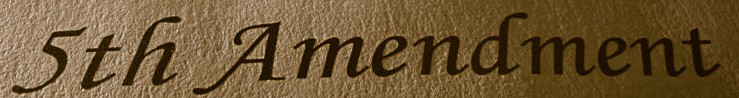
#> input picture cropped_images/fith_am.jpeg, 739 x 98 px, found by its file name
$ python extract_caracters.py
#> lines starting #> are read from the running program, lines starting #| are printed output that depends on the picture; after the words box and inside, x2 and y2 are one past the last pixel; in counts of white or black regions, pixels touching at a corner belong together
import cv2
import numpy as np
import os
import operator

# --- Paramètres ---
# image_path = '../example_images/fith_am.jpeg' # Adaptez ce chemin
image_path = '../example_images/fith_am.jpeg' # Remplacez par le chemin de votre image "HAPPINESS"
output_base_dir = f"output_{image_path.split('/')[-1].split('.')[0]}"
padding = 5
min_output_width = 25  # Ajustez selon la taille des lettres dans l'image
min_output_height = 25 # Ajustez selon la taille des lettres dans l'image
large_area_factor = 2
max_recursion_depth = 5
morph_kernel_size = 2
overlap_threshold_ioa = 0.80
# --- NOUVEAU PARAMETRE POUR LE TRI PAR LIGNES ---
# Tolérance en Y pour considérer que des boîtes sont sur la même ligne.
# Peut être un % de la hauteur moyenne des boîtes, ou une valeur fixe.
# Essayons une valeur fixe pour commencer, à ajuster.
y_line_tolerance_pixels = 30 # Pixels de différence en Y pour rester sur la même ligne
# -------------------------------------------------


# --- Créer les dossiers de sortie ---
output_dir_original = os.path.join(output_base_dir, 'original')
output_dir_binary = os.path.join(output_base_dir, 'binary_largest_closed')
if not os.path.exists(output_dir_original): os.makedirs(output_dir_original)
if not os.path.exists(output_dir_binary): os.makedirs(output_dir_binary)

# Liste globale
final_bounding_boxes = []

# --- Fonction de Segmentation (inchangée) ---
def segment_image_recursive(img_segment, offset_x=0, offset_y=0, current_depth=0):
    # ... (coller ici le code de la fonction segment_image_recursive de la réponse précédente) ...
    global final_bounding_boxes; h_seg, w_seg = img_segment.shape[:2]
    if current_depth > max_recursion_depth:
        if w_seg >= min_output_width and h_seg >= min_output_height:
             gray_seg = cv2.cvtColor(img_segment, cv2.COLOR_BGR2GRAY) if len(img_segment.shape) == 3 else img_segment
             try: _, binary_thresh_seg = cv2.threshold(gray_seg, 0, 255, cv2.THRESH_BINARY_INV + cv2.THRESH_OTSU)
             except cv2.error: _, binary_thresh_seg = cv2.threshold(gray_seg, 127, 255, cv2.THRESH_BINARY_INV)
             if morph_kernel_size > 0: kernel = np.ones((morph_kernel_size, morph_kernel_size), np.uint8); binary_final_seg = cv2.morphologyEx(binary_thresh_seg, cv2.MORPH_OPEN, kernel)
             else: binary_final_seg = binary_thresh_seg
             if cv2.countNonZero(binary_final_seg) > 0: final_bounding_boxes.append({'x': offset_x, 'y': offset_y, 'w': w_seg, 'h': h_seg, 'area': float(w_seg * h_seg), 'binary_crop': binary_final_seg})
        return
    if len(img_segment.shape) == 3: gray_segment = cv2.cvtColor(img_segment, cv2.COLOR_BGR2GRAY)
    else: gray_segment = img_segment
    try: thresh_val, binary_segment_raw = cv2.threshold(gray_segment, 0, 255, cv2.THRESH_BINARY_INV + cv2.THRESH_OTSU)
    except cv2.error as e: thresh_val, binary_segment_raw = cv2.threshold(gray_segment, 127, 255, cv2.THRESH_BINARY_INV)
    if morph_kernel_size > 0: kernel = np.ones((morph_kernel_size, morph_kernel_size), np.uint8); binary_segment_cleaned = cv2.morphologyEx(binary_segment_raw, cv2.MORPH_OPEN, kernel)
    else: binary_segment_cleaned = binary_segment_raw
    contours, _ = cv2.findContours(binary_segment_cleaned, cv2.RETR_EXTERNAL, cv2.CHAIN_APPROX_SIMPLE)
    if not contours:
        if cv2.countNonZero(binary_segment_cleaned) > 0 and w_seg >= min_output_width and h_seg >= min_output_height and current_depth > 0: final_bounding_boxes.append({'x': offset_x, 'y': offset_y, 'w': w_seg, 'h': h_seg, 'area': float(w_seg * h_seg),'binary_crop': binary_segment_cleaned})
        return
    segment_boxes = []; total_area = 0; valid_box_count = 0; min_contour_area_recursive = 5
    for contour in contours:
        x, y, w, h = cv2.boundingRect(contour); area = cv2.contourArea(contour)
        if area >= min_contour_area_recursive and w > 1 and h > 1: segment_boxes.append({'x': x, 'y': y, 'w': w, 'h': h, 'area': area}); total_area += area; valid_box_count += 1
    if valid_box_count == 0:
        if cv2.countNonZero(binary_segment_cleaned) > 0 and w_seg >= min_output_width and h_seg >= min_output_height and current_depth > 0: final_bounding_boxes.append({'x': offset_x, 'y': offset_y, 'w': w_seg, 'h': h_seg, 'area': float(w_seg * h_seg), 'binary_crop': binary_segment_cleaned})
        return
    average_area = total_area / valid_box_count if valid_box_count > 0 else 0
    for box in segment_boxes:
        x, y, w, h, area = box['x'], box['y'], box['w'], box['h'], box['area']; x_abs = x + offset_x; y_abs = y + offset_y
        if area > large_area_factor * average_area and current_depth < max_recursion_depth and valid_box_count > 1 and average_area > 0:
            sub_segment = img_segment[y:y+h, x:x+w]
            if sub_segment.size > 0: segment_image_recursive(sub_segment, x_abs, y_abs, current_depth + 1)
        else:
            local_binary_crop_cleaned = binary_segment_cleaned[y:y+h, x:x+w]
            if local_binary_crop_cleaned.size > 0 and cv2.countNonZero(local_binary_crop_cleaned) > 0: final_bounding_boxes.append({'x': x_abs, 'y': y_abs, 'w': w, 'h': h, 'area': area, 'binary_crop': local_binary_crop_cleaned})

# --- Fonction prune_overlapping_boxes (inchangée) ---
def prune_overlapping_boxes(boxes, threshold_ioa):
    # ... (coller ici le code de la fonction prune_overlapping_boxes de la réponse précédente) ...
    if not boxes: return []
    for i in range(len(boxes)):
        if 'area' not in boxes[i] or boxes[i]['area'] is None or boxes[i]['area'] <= 0: boxes[i]['area'] = float(boxes[i]['w'] * boxes[i]['h']);
        if boxes[i]['area'] == 0: boxes[i]['area'] = 1.0
    num_boxes = len(boxes); discarded = [False] * num_boxes
    for i in range(num_boxes):
        if discarded[i]: continue
        for j in range(i + 1, num_boxes):
            if discarded[j]: continue
            box_i = boxes[i]; box_j = boxes[j]; x_left = max(box_i['x'], box_j['x']); y_top = max(box_i['y'], box_j['y'])
            x_right = min(box_i['x'] + box_i['w'], box_j['x'] + box_j['w']); y_bottom = min(box_i['y'] + box_i['h'], box_j['y'] + box_j['h'])
            intersection_w = x_right - x_left; intersection_h = y_bottom - y_top
            if intersection_w > 0 and intersection_h > 0:
                intersection_area = float(intersection_w * intersection_h)
                if box_i['area'] >= box_j['area']: larger_box_idx, smaller_box_idx, smaller_box_area = i, j, box_j['area']
                else: larger_box_idx, smaller_box_idx, smaller_box_area = j, i, box_i['area']
                if smaller_box_area > 0:
                    ioa = intersection_area / smaller_box_area
                    if ioa > threshold_ioa: discarded[smaller_box_idx] = True;
    pruned_boxes = [boxes[i] for i in range(num_boxes) if not discarded[i]]
    # print(f"Pruning complete. Kept {len(pruned_boxes)} out of {num_boxes} boxes.") # Moins verbeux
    return pruned_boxes

# --- <<< NOUVELLE FONCTION : Tri par Lignes puis par X >>> ---
def sort_boxes_by_lines(boxes, y_tolerance):
    """
    Trie les boîtes englobantes par lignes (de haut en bas)
    puis par position X (de gauche à droite) à l'intérieur de chaque ligne.
    """
    if not boxes:
        return []

    # Trier initialement toutes les boîtes par leur coordonnée y (centre y)
    # Utiliser y + h/2 pour le centre peut être plus robuste que juste y (bord supérieur)
    boxes.sort(key=lambda b: (b['y'] + b['h'] / 2))

    lines = []
    current_line = []
    if not boxes: return [] # Sécurité

    # Référence Y pour la ligne actuelle (basée sur le premier élément de la ligne)
    # On peut utiliser le y du centre ou le y du haut. Prenons le centre.
    current_line_ref_y = boxes[0]['y'] + boxes[0]['h'] / 2
    current_line.append(boxes[0])

    for i in range(1, len(boxes)):
        box_center_y = boxes[i]['y'] + boxes[i]['h'] / 2
        # Si la boîte est sur la même ligne (dans la tolérance)
        if abs(box_center_y - current_line_ref_y) <= y_tolerance:
            current_line.append(boxes[i])
        else: # Nouvelle ligne
            # Trier la ligne actuelle par x avant de l'ajouter
            current_line.sort(key=lambda b: b['x'])
            lines.extend(current_line)
            # Commencer une nouvelle ligne
            current_line = [boxes[i]]
            current_line_ref_y = box_center_y # Mettre à jour la référence y

    # Ajouter la dernière ligne traitée
    if current_line:
        current_line.sort(key=lambda b: b['x'])
        lines.extend(current_line)

    print(f"Sorted {len(lines)} boxes into reading order.")
    return lines
# --- <<< FIN NOUVELLE FONCTION >>> ---


# --- Code Principal ---
original_image = cv2.imread(image_path)
#> original_image is the input picture: shape (98, 739, 3); mean B, G, R 52, 86.5, 110.5
if original_image is None: exit(f"Erreur: Impossible de charger {image_path}")
img_height, img_width = original_image.shape[:2]
#> img_height = 98; img_width = 739

print("--- Starting Segmentation ---")
final_bounding_boxes = []
segment_image_recursive(original_image, offset_x=0, offset_y=0, current_depth=0)
#> in segment_image_recursive, `if len(img_segment.shape) == 3: gray_segment = cv2.cvtColor(img_segmen..`:
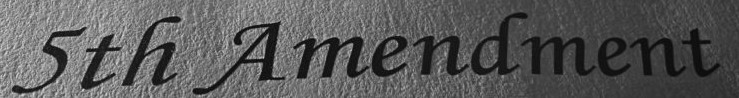
#> gray_segment: shape (98, 739); min 5, max 217, mean 89.8
#> in segment_image_recursive, `try: thresh_val, binary_segment_raw = cv2.threshold(gray_segment, 0, 2..`:
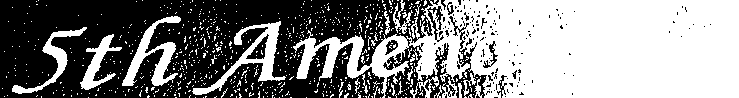
#> binary_segment_raw: shape (98, 739); 52.7% white; 155 black regions (143 under 20 px), largest, box (x1, y1, x2, y2) and area: (0, 0, 487, 98) 32914, (246, 34, 269, 59) 221, (427, 6, 444, 42) 199
#> in segment_image_recursive, `try: thresh_val, binary_segment_raw = cv2.threshold(gray_segment, 0, 2..`: thresh_val = 91
#> in segment_image_recursive, `binary_segment_cleaned = cv2.morphologyEx(binary_segment_raw, cv2.MORP`:
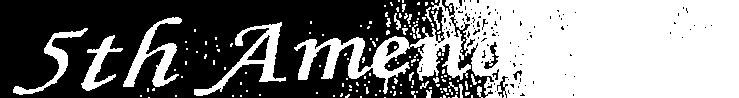
#> binary_segment_cleaned: shape (98, 739); 49.5% white; 150 white regions (127 under 20 px)
#> in segment_image_recursive, `contours, _ = cv2.findContours(binary_segment_cleaned, cv2.RETR_EXTERN..`: contours = 149 contours, 138 with area under 20; largest, box (x1, y1, x2, y2) and area: (294, 0, 739, 98) 29750, (194, 22, 286, 96) 1532, (123, 17, 182, 87) 1140, (13, 28, 88, 95) 697, (81, 35, 123, 91) 648
#> the loop in segment_image_recursive, `for contour in contours:` made 149 passes
#> (x, y, w, h, area, total_area) on passes 28, 40, 45, 105, 115, 123, 130, 134, 137, 139, 146: (426, 90, 6, 8, 24, 53), (477, 86, 6, 12, 27.5, 95.5), (459, 84, 4, 14, 23, 118.5), (81, 35, 42, 56, 647.5, 907.5), (13, 28, 75, 67, 697, 1650), (194, 22, 92, 74, 1532.5, 3192.5), (123, 17, 59, 70, 1140.5, 4355.5), (394, 13, 7, 17, 31.5, 4414.5), (433, 11, 7, 19, 32, 4453), (425, 7, 7, 15, 23, 4476), (294, 0, 445, 98, 29749.5, 34250)
#> after the loop in segment_image_recursive, `for contour in contours:`: segment_boxes = 45 items; total_area = 34250; valid_box_count = 45
#> in segment_image_recursive, `average_area = total_area / valid_box_count if valid_box_count > 0 els..`: average_area = 761.1
#> the loop in segment_image_recursive, `for box in segment_boxes:` made 45 passes
#> box on passes 21 to 32: {'x': 204, 'y': 54, 'w': 3, 'h': 5, 'area': 5}, {'x': 438, 'y': 52, 'w': 3, 'h': 4, 'area': 5.5}, {'x': 372, 'y': 41, 'w': 4, 'h': 6, 'area': 7}, {'x': 81, 'y': 35, 'w': 42, 'h': 56, 'area': 647.5}, {'x': 413, 'y': 34, 'w': 3, 'h': 5, 'area': 6}, {'x': 386, 'y': 30, 'w': 4, 'h': 5, 'area': 9.5}, {'x': 416, 'y': 28, 'w': 5, 'h': 10, 'area': 15.5}, {'x': 402, 'y': 28, 'w': 6, 'h': 7, 'area': 14.5}, {'x': 13, 'y': 28, 'w': 75, 'h': 67, 'area': 697}, {'x': 412, 'y': 24, 'w': 6, 'h': 9, 'area': 10}, {'x': 194, 'y': 22, 'w': 92, 'h': 74, 'area': 1532.5}, {'x': 386, 'y': 18, 'w': 5, 'h': 9, 'area': 16.5}
#> (x, y, w, h, area, x_abs, y_abs) on passes 5, 8, 9: (426, 90, 6, 8, 24, 426, 90), (477, 86, 6, 12, 27.5, 477, 86), (459, 84, 4, 14, 23, 459, 84)
#> after the loop in segment_image_recursive, `for box in segment_boxes:`:
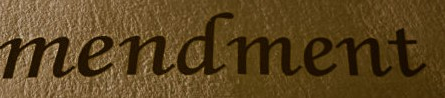
#> sub_segment: shape (98, 445, 3); mean B, G, R 32.9, 70, 93.4
print(f"--- Segmentation complete. Found {len(final_bounding_boxes)} raw boxes ---")
#| --- Segmentation complete. Found 80 raw boxes ---

print(f"\n--- Pruning overlapping boxes (IoA Threshold: {overlap_threshold_ioa}) ---")
pruned_final_boxes = prune_overlapping_boxes(final_bounding_boxes, overlap_threshold_ioa)
#> the loop in prune_overlapping_boxes, `for i in range(len(boxes)):` made 80 passes

# --- <<< APPEL DU NOUVEAU TRI >>> ---
print(f"\n--- Sorting boxes into lines (Y Tolerance: {y_line_tolerance_pixels}px) ---")
# Utiliser une copie pour que la liste originale ne soit pas modifiée si besoin ailleurs
boxes_for_line_sorting = list(pruned_final_boxes)
truly_sorted_boxes = sort_boxes_by_lines(boxes_for_line_sorting, y_line_tolerance_pixels)
#> the loop in sort_boxes_by_lines, `for i in range(1, len(boxes)):` made 56 passes
#| Sorted 57 boxes into reading order.
# --- <<< FIN APPEL DU NOUVEAU TRI >>> ---


# 4. Extraire, Isoler+Lisser Binaire, Padder, Filtrer et Sauvegarder (UTILISER truly_sorted_boxes)
char_count = 0
skipped_count = 0
print(f"\nApplying final binary processing, padding, size filter, and saving {len(truly_sorted_boxes)} boxes to '{output_base_dir}'...")
#> (printed output is left out)

image_with_final_boxes = original_image.copy()
if morph_kernel_size > 0: morph_kernel = np.ones((morph_kernel_size, morph_kernel_size), np.uint8)
else: morph_kernel = None

# Itérer sur la liste MAINTENANT CORRECTEMENT TRIÉE
for i, box_data in enumerate(truly_sorted_boxes): # <--- MODIFICATION ICI
    x, y, w, h = box_data['x'], box_data['y'], box_data['w'], box_data['h']
    binary_crop_input = box_data['binary_crop']

    final_binary_crop = None
    if binary_crop_input.size > 0 and cv2.countNonZero(binary_crop_input) > 0:
        contours_in_crop, _ = cv2.findContours(binary_crop_input, cv2.RETR_EXTERNAL, cv2.CHAIN_APPROX_SIMPLE)
        if contours_in_crop:
            max_area = 0; max_contour = None
            for c in contours_in_crop:
                area = cv2.contourArea(c)
                if area > max_area:
                    qqmax_area = area
                    max_contour = c
            if max_contour is not None:
                temp_mask_for_largest_area = np.zeros_like(binary_crop_input)
                cv2.drawContours(temp_mask_for_largest_area, [max_contour], -1, (255), thickness=cv2.FILLED)
                isolated_largest_component = cv2.bitwise_and(binary_crop_input, binary_crop_input, mask=temp_mask_for_largest_area)
                if morph_kernel is not None and cv2.countNonZero(isolated_largest_component) > 0: final_binary_crop = cv2.morphologyEx(isolated_largest_component, cv2.MORPH_CLOSE, morph_kernel)
                elif cv2.countNonZero(isolated_largest_component) > 0: final_binary_crop = isolated_largest_component
                else: skipped_count += 1; continue
            else: skipped_count += 1; continue
        else: # Si pas de contours, mais l'image n'est pas vide
            if morph_kernel is not None: final_binary_crop = cv2.morphologyEx(binary_crop_input, cv2.MORPH_CLOSE, morph_kernel)
            else: final_binary_crop = binary_crop_input # Garder tel quel
    else: skipped_count += 1; continue

    if final_binary_crop is None or final_binary_crop.size == 0 or cv2.countNonZero(final_binary_crop) == 0: skipped_count += 1; continue

    cv2.rectangle(image_with_final_boxes, (x, y), (x + w, y + h), (0, 0, 255), 1)
    # Mettre un numéro sur la boîte pour visualiser l'ordre de tri
    cv2.putText(image_with_final_boxes, str(i), (x, y - 5), cv2.FONT_HERSHEY_SIMPLEX, 0.5, (0,255,255), 1)


    x_pad = max(0, x - padding); y_pad = max(0, y - padding)
    x2_pad = min(img_width, x + w + padding); y2_pad = min(img_height, y + h + padding)
    char_image_padded_original = original_image[y_pad:y2_pad, x_pad:x2_pad]
    final_h = y2_pad - y_pad; final_w = x2_pad - x_pad
    if final_h > 0 and final_w > 0:
        crop_h, crop_w = final_binary_crop.shape[:2]
        if crop_h > 0 and crop_w > 0:
            char_image_padded_binary = np.zeros((final_h, final_w), dtype=np.uint8)
            paste_x = padding if x > padding else x; paste_y = padding if y > padding else y
            end_paste_y = paste_y + crop_h; end_paste_x = paste_x + crop_w
            if end_paste_y <= final_h and end_paste_x <= final_w: char_image_padded_binary[paste_y:end_paste_y, paste_x:end_paste_x] = final_binary_crop
            else:
                 max_h = min(crop_h, final_h - paste_y); max_w = min(crop_w, final_w - paste_x)
                 if max_h > 0 and max_w > 0: char_image_padded_binary[paste_y:paste_y + max_h, paste_x:paste_x + max_w] = final_binary_crop[0:max_h, 0:max_w]
                 else: skipped_count += 1; continue
        else: skipped_count += 1; continue
    else: skipped_count += 1; continue

    if char_image_padded_original.size > 0:
        h_final_check, w_final_check = char_image_padded_original.shape[:2]
        if h_final_check >= min_output_height and w_final_check >= min_output_width:
            base_filename = f'char_{i:03d}.png' # L'indice i est maintenant dans l'ordre de lecture !
            output_path_original = os.path.join(output_dir_original, base_filename)
            output_path_binary = os.path.join(output_dir_binary, base_filename)
            try:
                cv2.imwrite(output_path_original, char_image_padded_original)
                cv2.imwrite(output_path_binary, char_image_padded_binary)
                char_count += 1
            except Exception as e: print(f"Erreur sauvegarde {base_filename}: {e}"); skipped_count += 1
        else: skipped_count += 1
    else: skipped_count += 1
#> this loop made 57 passes
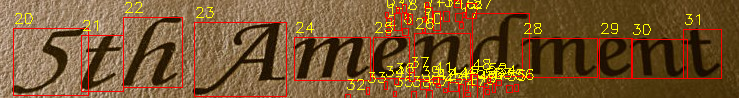
#> image_with_final_boxes: shape (98, 739, 3); 7.55% of pixels changed, all inside (x1, y1, x2, y2) = (13, 0, 722, 98)

print(f"\nTerminé.")
print(f"{char_count} paires d'images (original + binaire finalisé) sauvegardées dans '{output_base_dir}'.")
#| 12 paires d'images (original + binaire finalisé) sauvegardées dans 'output_fith_am'.
print(f"{skipped_count} images potentielles ignorées.")
#| 45 images potentielles ignorées.

cv2.imshow('Final Processed and Numbered Boxes', image_with_final_boxes)
cv2.waitKey(0)
cv2.destroyAllWindows()
